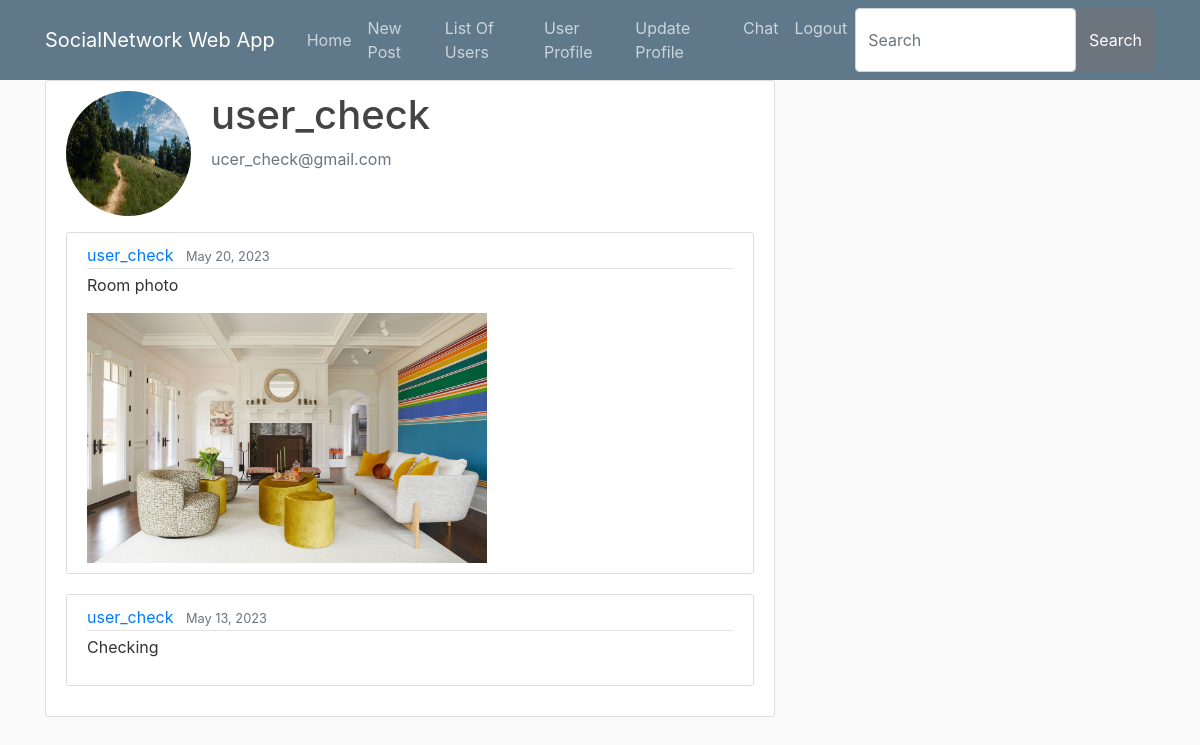
/userprofile/4, run on the app's committed database.
### users/models.py (models this page shows, shortened)
class Profile(models.Model):
    user = models.OneToOneField(User, on_delete=models.CASCADE)
    image = models.ImageField(default='default.jpg', upload_to='profile_pics')

### social/models.py (models this page shows)
class Post(models.Model):
    content = models.TextField(blank=True, null = True)
    image = models.ImageField(upload_to='post_pics', blank=True, null=True)
    date_posted = models.DateTimeField(default=timezone.now)
    author = models.ForeignKey(User, on_delete=models.CASCADE)

### social/views.py (the view)
# urls.py: path('userprofile/<int:pk>', ProfileView.as_view(), name='user-profile'),
class ProfileView(View):
    def get(self, request, pk,*args, **kwargs):
        user=User.objects.get(pk=pk)
        posts=Post.objects.filter(author=user).order_by('-date_posted')
        context={
            'user':user,
            'posts':posts,
        }
        return render(request, 'social/user_profile.html',context)

### social/templates/social/user_profile.html
{% extends "social/base.html" %}
{% block content %}
<div class="content-section">
  <div class="media">
    <img class="rounded-circle account-img" src="{{ user.profile.image.url }}">
    <div class="media-body">
      <h2 class="account-heading">{{ user.username }}</h2>
      <p class="text-secondary">{{ user.email }}</p>
    </div>
  </div>
  {% for post in posts %}
        <article class="media content-section">
          <div class="media-body">
            <div class="article-metadata">
                <a class="mr-2" href="{% url 'user-profile' post.author_id %}">{{ post.author }}</a>
              <small class="text-muted">{{ post.date_posted|date:"F d, Y" }}</small>
            </div>
            <p class="article-content">{{ post.content }}</p>
            {% if post.image %}
            <img src="{{ post.image.url }}" height="250" width="400">
            {% else %}
            <p></p>
            {% endif %}
          </div>
        </article>
    {% endfor %}
</div>
{% endblock content %}

### social/static/social/main.css (style rules this page uses)
body { background: #fafafa; color: #333333; margin-top: 5rem; }
h1, h2, h3, h4, h5, h6 { color: #444444; }
.content-section { background: #ffffff; padding: 10px 20px; border: 1px solid #dddddd; border-radius: 3px; margin-bottom: 20px; }
.article-content { white-space: pre-line; }
.article-metadata { padding-bottom: 1px; margin-bottom: 4px; border-bottom: 1px solid #e3e3e3 }
.account-img { height: 125px; width: 125px; margin-right: 20px; margin-bottom: 16px; }
.account-heading { font-size: 2.5rem; }

### data on the page
Post: author "user_check", date_posted "May 20, 2023", content "Room photo", image (picture)
Post: author "user_check", date_posted "May 13, 2023", content "Checking"

### other printed values
{{ user.username }} "user_check"
{{ user.email }} "ucer_check@gmail.com"
